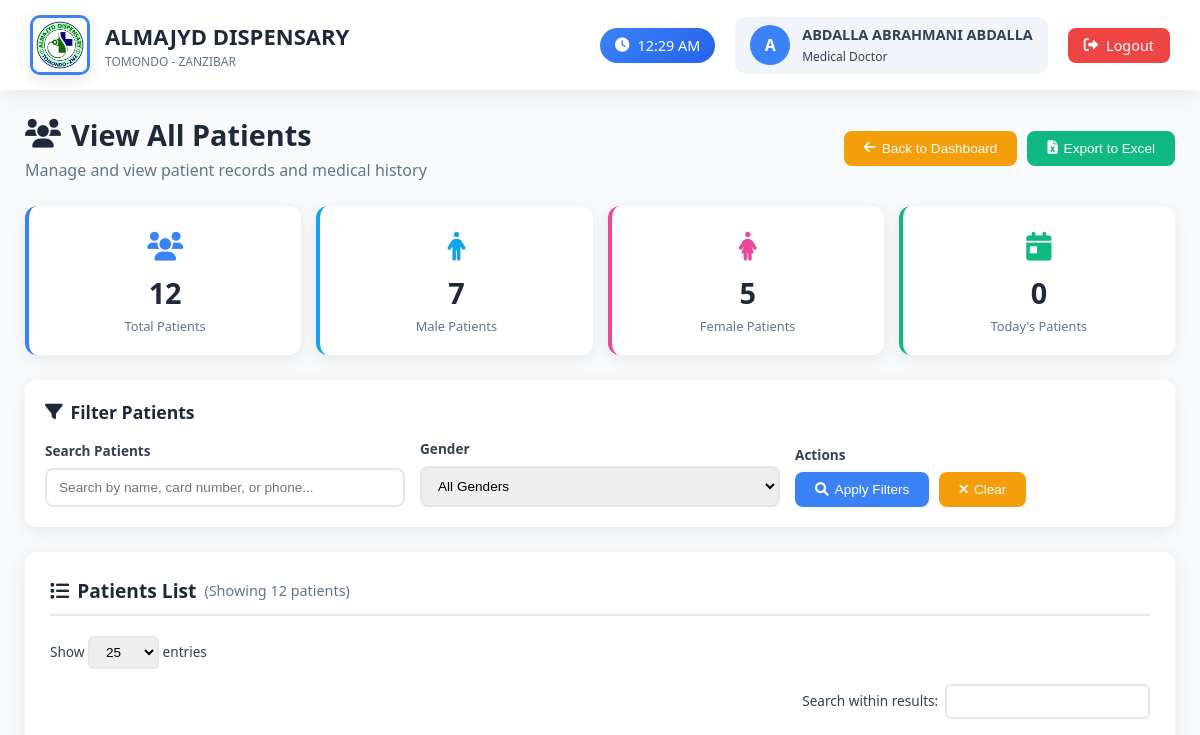
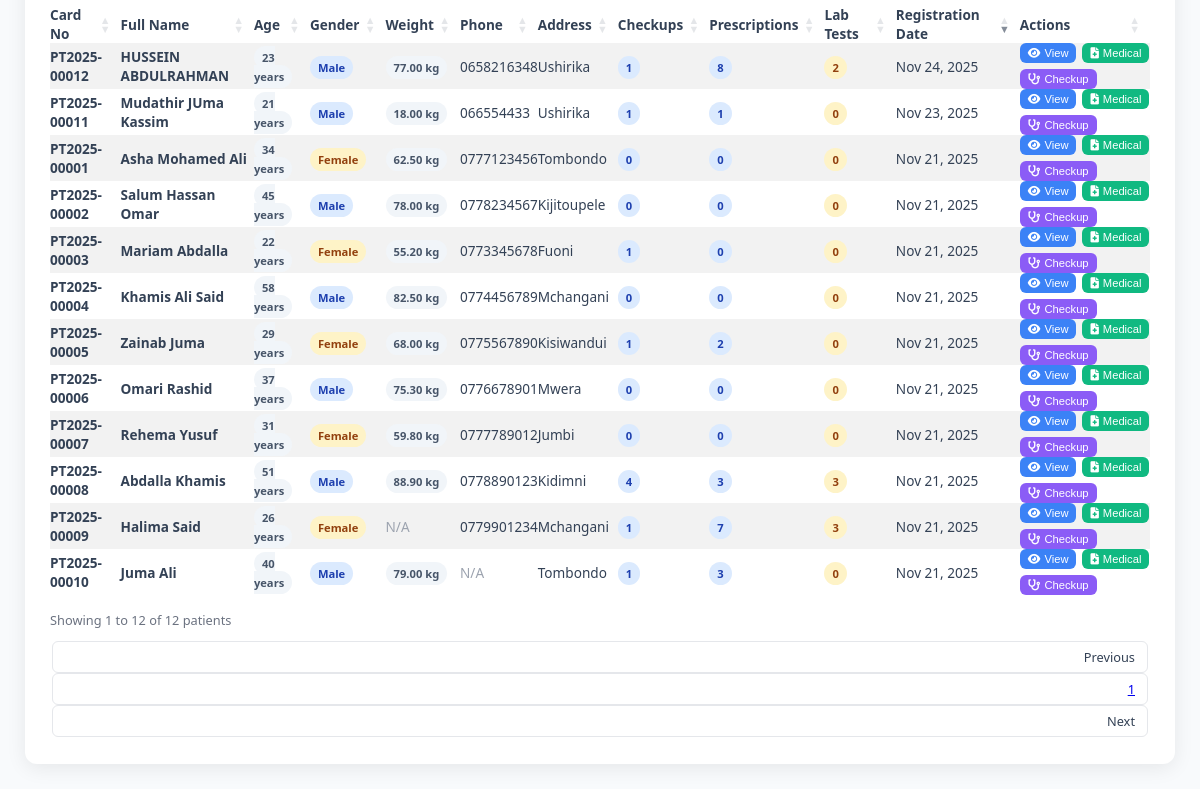
Page /doctor/view_patients.php (signed in) on the earlier database version (2 pictures, top to bottom).
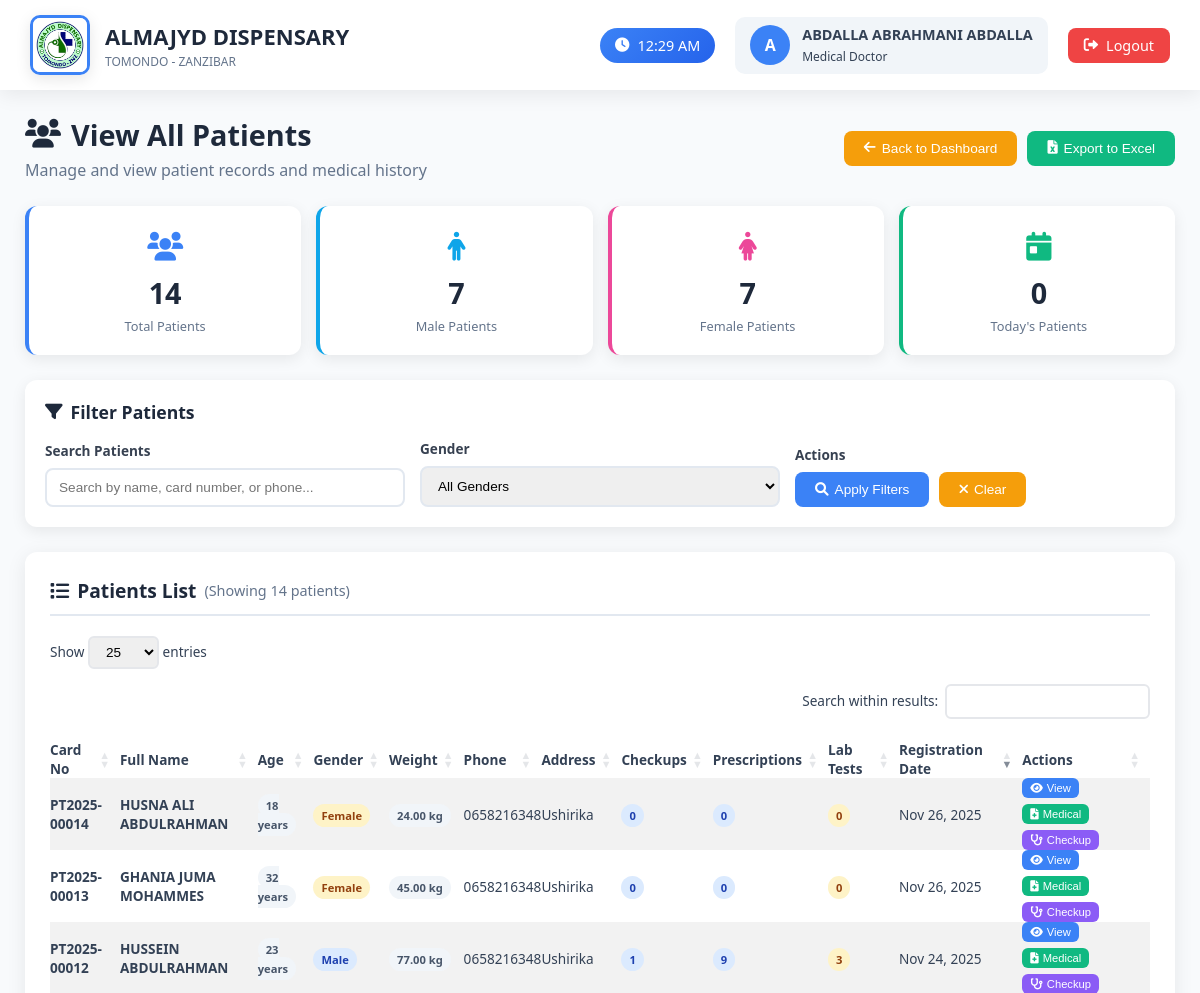
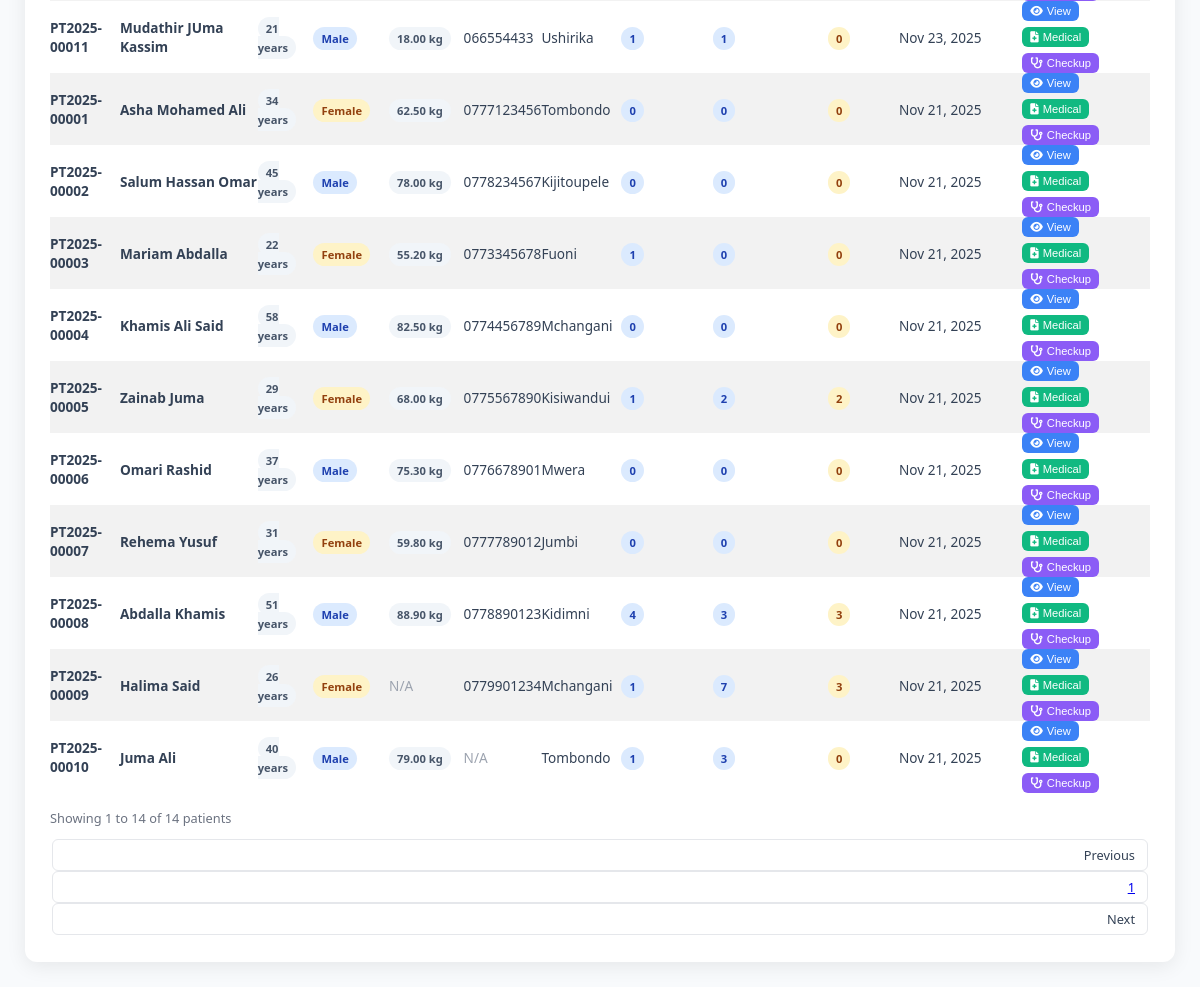
Same page on the later database version (2 pictures, top to bottom).
### tables this page shows
CREATE TABLE `patients` (
  `id` int(11) NOT NULL,
  `card_no` varchar(50) NOT NULL,
  `full_name` varchar(100) NOT NULL,
  `address` text DEFAULT NULL,
  `age` int(11) DEFAULT NULL,
  `weight` decimal(5,2) DEFAULT NULL,
  `phone` varchar(20) DEFAULT NULL,
  `gender` enum('male','female') DEFAULT NULL,
  `created_by` int(11) DEFAULT NULL,
  `created_at` timestamp NOT NULL DEFAULT current_timestamp(),
  `patient_type` enum('standard','child','senior','emergency','follow_up') DEFAULT 'standard',
  `consultation_fee` decimal(10,2) DEFAULT 0.00
);

### doctor/view_patients.php (the view, shortened to what this page needs)
<?php
require_once '../config.php';
$search = $_GET['search'] ?? '';
$query = "SELECT p.*,
          (SELECT COUNT(*) FROM checking_forms WHERE patient_id = p.id) as checkup_count,
          (SELECT COUNT(*) FROM prescriptions pr JOIN checking_forms cf ON pr.checking_form_id = cf.id WHERE cf.patient_id = p.id) as prescription_count,
          (SELECT COUNT(*) FROM laboratory_tests lt JOIN checking_forms cf ON lt.checking_form_id = cf.id WHERE cf.patient_id = p.id) as lab_count
          FROM patients p
          WHERE 1=1";
$params = [];
$query .= " ORDER BY p.created_at DESC";
$stmt = $pdo->prepare($query);
$stmt->execute($params);
$patients = $stmt->fetchAll(PDO::FETCH_ASSOC);
$total_patients = $pdo->query("SELECT COUNT(*) as total FROM patients")->fetch(PDO::FETCH_ASSOC)['total'];
$male_patients = $pdo->query("SELECT COUNT(*) as total FROM patients WHERE gender = 'male'")->fetch(PDO::FETCH_ASSOC)['total'];
$female_patients = $pdo->query("SELECT COUNT(*) as total FROM patients WHERE gender = 'female'")->fetch(PDO::FETCH_ASSOC)['total'];
$today_patients = $pdo->query("SELECT COUNT(*) as total FROM patients WHERE DATE(created_at) = CURDATE()")->fetch(PDO::FETCH_ASSOC)['total'];
$current_time = date('h:i A');
?>
<!DOCTYPE html>
<html lang="en">
<head>
    <link rel="stylesheet" href="https://cdn.datatables.net/1.13.6/css/dataTables.bootstrap5.min.css">
    <link rel="stylesheet" href="https://cdn.datatables.net/responsive/2.5.0/css/responsive.bootstrap5.min.css">
    <link rel="stylesheet" href="https://cdn.datatables.net/buttons/2.4.1/css/buttons.dataTables.min.css">
    <link rel="stylesheet" href="https://cdnjs.cloudflare.com/ajax/libs/font-awesome/6.0.0/css/all.min.css">
</head>
<body>
    <div class="topbar">
        <div class="logo-section">
            <div class="logo">
                <img src="../images/logo.jpg" alt="Almajyd Dispensary Logo">
            </div>
            <div class="clinic-info">
                <h1>ALMAJYD DISPENSARY</h1>
                <p>TOMONDO - ZANZIBAR</p>
            </div>
        </div>
        <div class="user-area">
            <div class="time-display">
                <i class="fas fa-clock"></i>
                <span id="currentTime"><?php echo $current_time; ?></span>
            </div>
            <div class="user">
                <div class="user-avatar">
                    <?php echo strtoupper(substr($_SESSION['full_name'], 0, 1)); ?>
                </div>
                <div>
                    <div style="font-weight:600; font-size: 0.9rem;"><?php echo $_SESSION['full_name']; ?></div>
                    <small style="font-size: 0.75rem;">Medical Doctor</small>
                </div>
            </div>
            <a href="../logout.php" class="logout-btn">
                <i class="fas fa-sign-out-alt"></i>
                Logout
            </a>
        </div>
    </div>
    <div class="main">
        <div class="page-header">
            <div>
                <h1 class="page-title">
                    <i class="fas fa-users"></i>
                    View All Patients
                </h1>
                <p style="color: #64748b; margin-top: 5px;">Manage and view patient records and medical history</p>
            </div>
            <div class="page-actions">
                <button onclick="window.location.href='dashboard.php'" class="btn btn-warning">
                    <i class="fas fa-arrow-left"></i>
                    Back to Dashboard
                </button>
                <button onclick="exportToExcel()" class="btn btn-success">
                    <i class="fas fa-file-excel"></i>
                    Export to Excel
                </button>
            </div>
        </div>
        <div class="stats-grid">
            <div class="stat-card total">
                <div class="stat-icon">
                    <i class="fas fa-users"></i>
                </div>
                <div class="stat-number"><?php echo $total_patients; ?></div>
                <div class="stat-label">Total Patients</div>
            </div>
            <div class="stat-card male">
                <div class="stat-icon">
                    <i class="fas fa-male"></i>
                </div>
                <div class="stat-number"><?php echo $male_patients; ?></div>
                <div class="stat-label">Male Patients</div>
            </div>
            <div class="stat-card female">
                <div class="stat-icon">
                    <i class="fas fa-female"></i>
                </div>
                <div class="stat-number"><?php echo $female_patients; ?></div>
                <div class="stat-label">Female Patients</div>
            </div>
            <div class="stat-card today">
                <div class="stat-icon">
                    <i class="fas fa-calendar-day"></i>
                </div>
                <div class="stat-number"><?php echo $today_patients; ?></div>
                <div class="stat-label">Today's Patients</div>
            </div>
        </div>
        <div class="filter-card">
            <h3 class="filter-title">
                <i class="fas fa-filter"></i>
                Filter Patients
            </h3>
            <form method="GET" action="" class="filter-form">
                <div class="form-group">
                    <label class="form-label">Search Patients</label>
                    <input type="text" name="search" class="form-input" placeholder="Search by name, card number, or phone..." value="<?php echo htmlspecialchars($search); ?>">
                </div>
                <div class="form-group">
                    <label class="form-label">Gender</label>
                    <select name="gender" class="form-select">
                        <option value="">All Genders</option>
                    </select>
                </div>
                <div class="form-group">
                    <label class="form-label">Actions</label>
                    <div style="display: flex; gap: 10px;">
                        <button type="submit" class="btn btn-primary">
                            <i class="fas fa-search"></i> Apply Filters
                        </button>
                        <button type="button" onclick="clearFilters()" class="btn btn-warning">
                            <i class="fas fa-times"></i> Clear
                        </button>
                    </div>
                </div>
            </form>
        </div>
        <div class="table-card">
            <h3>
                <i class="fas fa-list"></i>
                Patients List
                <small style="font-size: 0.9rem; color: #64748b; font-weight: normal;">
                    (Showing <?php echo count($patients); ?> patients)
                </small>
            </h3>
            <div class="table-responsive">
                <table class="table table-striped table-hover" id="patientsTable" style="width:100%">
                    <thead>
                        <tr>
                            <th>Card No</th>
                            <th>Full Name</th>
                            <th>Age</th>
                            <th>Gender</th>
                            <th>Weight</th>
                            <th>Phone</th>
                            <th>Address</th>
                            <th>Checkups</th>
                            <th>Prescriptions</th>
                            <th>Lab Tests</th>
                            <th>Registration Date</th>
                            <th>Actions</th>
                        </tr>
                    </thead>
                    <tbody>
                        <?php if (empty($patients)): ?>
                        <tr>
                            <td colspan="12" style="text-align: center; padding: 30px; color: #64748b;">
                                <i class="fas fa-info-circle" style="font-size: 3rem; margin-bottom: 15px; display: block; color: #d1d5db;"></i>
                                No patients found matching your criteria.
                            </td>
                        </tr>
                        <?php else: ?>
                            <?php foreach ($patients as $patient): ?>
                            <tr>
                                <td>
                                    <strong><?php echo htmlspecialchars($patient['card_no']); ?></strong>
                                </td>
                                <td>
                                    <div style="font-weight: 600;"><?php echo htmlspecialchars($patient['full_name']); ?></div>
                                </td>
                                <td>
                                    <?php if ($patient['age']): ?>
                                        <span class="badge badge-secondary"><?php echo $patient['age']; ?> years</span>
                                    <?php else: ?>
                                        <span style="color: #9ca3af;">N/A</span>
                                    <?php endif; ?>
                                </td>
                                <td>
                                    <?php if ($patient['gender']): ?>
                                        <span class="badge <?php echo $patient['gender'] == 'male' ? 'badge-info' : 'badge-warning'; ?>">
                                            <?php echo ucfirst($patient['gender']); ?>
                                        </span>
                                    <?php else: ?>
                                        <span style="color: #9ca3af;">N/A</span>
                                    <?php endif; ?>
                                </td>
                                <td>
                                    <?php if ($patient['weight']): ?>
                                        <span class="badge badge-secondary"><?php echo $patient['weight']; ?> kg</span>
                                    <?php else: ?>
                                        <span style="color: #9ca3af;">N/A</span>
                                    <?php endif; ?>
                                </td>
                                <td>
                                    <?php if ($patient['phone']): ?>
                                        <?php echo htmlspecialchars($patient['phone']); ?>
                                    <?php else: ?>
                                        <span style="color: #9ca3af;">N/A</span>
                                    <?php endif; ?>
                                </td>
                                <td>
                                    <?php if ($patient['address']): ?>
                                        <span title="<?php echo htmlspecialchars($patient['address']); ?>">
                                            <?php echo htmlspecialchars(substr($patient['address'], 0, 30)) . (strlen($patient['address']) > 30 ? '...' : ''); ?>
                                        </span>
                                    <?php else: ?>
                                        <span style="color: #9ca3af;">N/A</span>
                                    <?php endif; ?>
                                </td>
                                <td>
                                    <span class="badge badge-primary"><?php echo $patient['checkup_count']; ?></span>
                                </td>
                                <td>
                                    <span class="badge badge-info"><?php echo $patient['prescription_count']; ?></span>
                                </td>
                                <td>
                                    <span class="badge badge-warning"><?php echo $patient['lab_count']; ?></span>
                                </td>
                                <td>
                                    <?php echo date('M j, Y', strtotime($patient['created_at'])); ?>
                                </td>
                                <td>
                                    <div class="action-buttons">
                                        <button class="btn-view" onclick="viewPatient(<?php echo $patient['id']; ?>)">
                                            <i class="fas fa-eye"></i> View
                                        </button>
                                        <button class="btn-medical" onclick="viewMedicalHistory(<?php echo $patient['id']; ?>)">
                                            <i class="fas fa-file-medical"></i> Medical
                                        </button>
                                        <button class="btn-prescription" onclick="createCheckup(<?php echo $patient['id']; ?>)">
                                            <i class="fas fa-stethoscope"></i> Checkup
                                        </button>
                                    </div>
                                </td>
                            </tr>
                            <?php endforeach; ?>
                        <?php endif; ?>
                    </tbody>
                </table>
            </div>
        </div>
    </div>
</body>
</html>

Differences in the rows shown:
added patients: card_no "PT2025-00014", full_name "HUSNA ALI ABDULRAHMAN", age "18", gender "Female", weight "24.00", phone "0658216348", address "Ushirika", checkup_count "0", prescription_count "0", lab_count "0", created_at "Nov 26, 2025"
added patients: card_no "PT2025-00013", full_name "GHANIA JUMA MOHAMMES", age "32", gender "Female", weight "45.00", phone "0658216348", address "Ushirika", checkup_count "0", prescription_count "0", lab_count "0", created_at "Nov 26, 2025"
changed patients "PT2025-00012": prescription_count "8" → "9"; lab_count "2" → "3"
computed for patients "PT2025-00005": lab_count "0" → "2"
Other differences:
$total_patients: "12" → "14"
$female_patients: "5" → "7"
count($patients): "12" → "14"
text written by a page script: "Show entries Search within results: Showing 1 to 12 of 12 patients Previous 1 Next" → "Show entries Search within results: Showing 1 to 14 of 14 patients Previous 1 Next"
